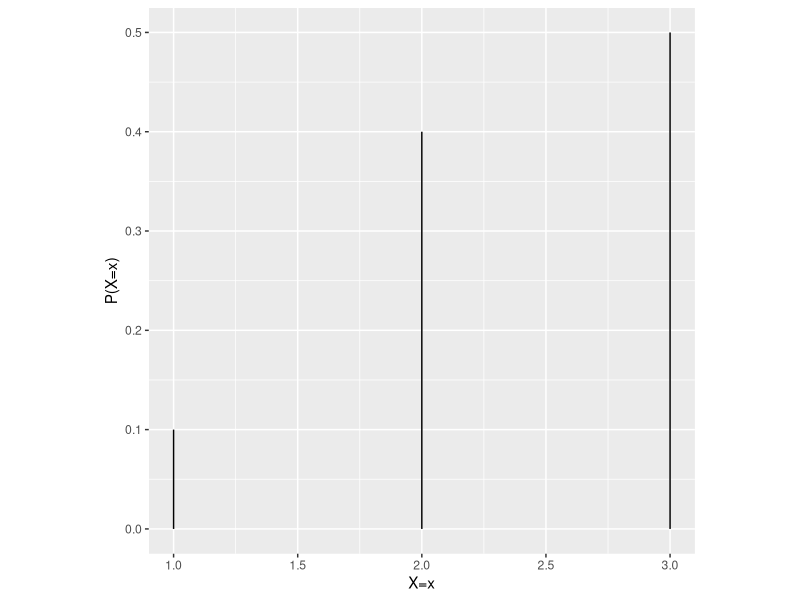
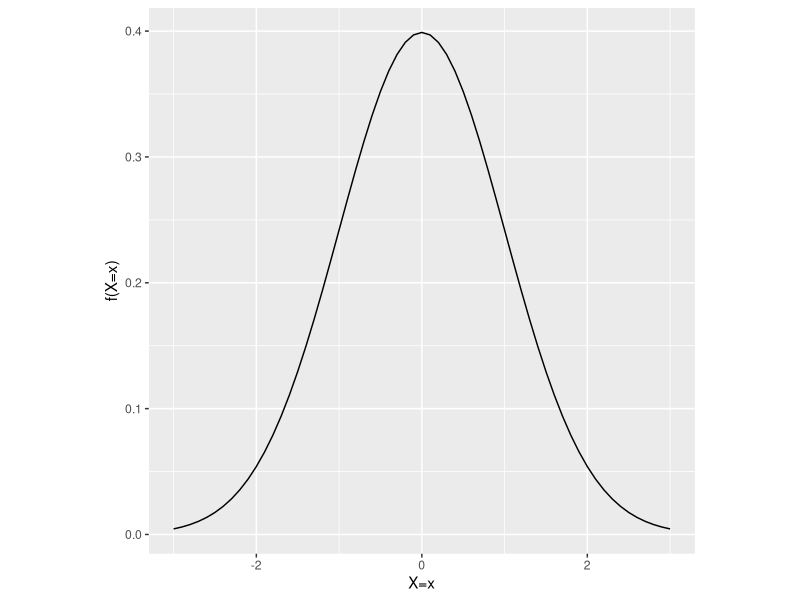

These figures' R source, in order:
## ---- chunk 1
rm(list=ls())
## ---- chunk 2
library(data.table)
library(ggplot2)

x <- c(1, 2, 3)
y <- c(0.1, 0.4, 0.5)

d <- data.table(x, y)
d[, mu := sum(x*y)]

ggplot(d, aes(x, y)) +
  geom_segment(aes(xend=x, yend=0)) +
  xlab('X=x') +
  ylab('P(X=x)') +
  theme(aspect.ratio = 1)
## ---- chunk 3
n <- 10
rexdist <- function(n) {
  xs <- vector('numeric', n)
  for(i in 1:n) {
    tmp <- runif(1)
    if(tmp <= 0.1) {
      xs[i] <- 1
    }
    else if(tmp > 0.1 & tmp <= 0.4) {
      xs[i] <- 2
    } else if(tmp > 0.4) {
      xs[i] <- 3
    }
  }
  return(xs)
}
xs <- rexdist(n)
print("x:")
print(xs)
print("sample mean:")
print(mean(xs))
## ---- chunk 4
n <- 10
for(j in 1:5) {
  rexdist(n)
  xs <- rexdist(n) 
  print("x:")
  print(xs)
  print("sample mean:")
  print(mean(xs))
}
## ---- chunk 5
library(data.table)
library(ggplot2)

x <- seq(-3, 3, 0.1)
y <- dnorm(x)

d <- data.table(x, y)
d[, mu := 0]

ggplot(d, aes(x, y)) +
  geom_line() +
  xlab('X=x') +
  ylab('f(X=x)') +
  theme(aspect.ratio = 1)
## ---- chunk 6
n <- 10
xs <- rnorm(n)
print("x:")
print(xs)
print("sample mean:")
print(mean(xs))
## ---- chunk 7
n <- 10
for(j in 1:5) {
  xs <- rnorm(n) 
  print("x:")
  print(xs)
  print("sample mean:")
  print(mean(xs))
}
